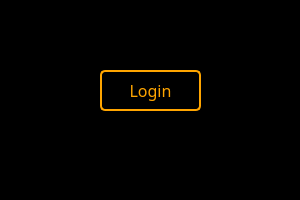
<?xml version="1.0" encoding="UTF-8"?>
<ui version="4.0">
 <class>Widget</class>
 <widget class="QWidget" name="Widget">
  <property name="geometry">
   <rect>
    <x>0</x>
    <y>0</y>
    <width>300</width>
    <height>200</height>
   </rect>
  </property>
  <property name="windowTitle">
   <string>Widget</string>
  </property>
  <property name="styleSheet">
   <string notr="true">background-color: transprent;</string>
  </property>
  <widget class="QPushButton" name="pushButton">
   <property name="geometry">
    <rect>
     <x>100</x>
     <y>70</y>
     <width>101</width>
     <height>41</height>
    </rect>
   </property>
   <property name="font">
    <font>
     <family>Segoe MDL2 Assets</family>
     <pointsize>12</pointsize>
    </font>
   </property>
   <property name="cursor">
    <cursorShape>PointingHandCursor</cursorShape>
   </property>
   <property name="styleSheet">
    <string notr="true">QPushButton {
	border: 2px solid orange;
    border-radius: 5px;
    color: orange;
}
QPushButton:hover {
    color: #000;
	background-color: orange;
}</string>
   </property>
   <property name="text">
    <string>Login</string>
   </property>
  </widget>
 </widget>
 <resources/>
 <connections/>
</ui>
